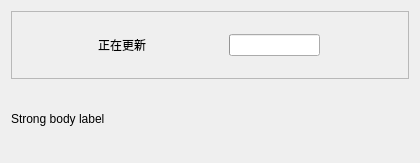
<?xml version="1.0" encoding="UTF-8"?>
<ui version="4.0">
 <class>JBL_Updata</class>
 <widget class="QWidget" name="JBL_Updata">
  <property name="geometry">
   <rect>
    <x>0</x>
    <y>0</y>
    <width>420</width>
    <height>163</height>
   </rect>
  </property>
  <property name="sizePolicy">
   <sizepolicy hsizetype="Fixed" vsizetype="Fixed">
    <horstretch>0</horstretch>
    <verstretch>0</verstretch>
   </sizepolicy>
  </property>
  <property name="minimumSize">
   <size>
    <width>420</width>
    <height>163</height>
   </size>
  </property>
  <property name="maximumSize">
   <size>
    <width>420</width>
    <height>163</height>
   </size>
  </property>
  <property name="windowTitle">
   <string>Form</string>
  </property>
  <layout class="QVBoxLayout" name="verticalLayout">
   <item>
    <widget class="QFrame" name="frame">
     <property name="styleSheet">
      <string notr="true"/>
     </property>
     <property name="frameShape">
      <enum>QFrame::StyledPanel</enum>
     </property>
     <property name="frameShadow">
      <enum>QFrame::Raised</enum>
     </property>
     <layout class="QHBoxLayout" name="horizontalLayout">
      <item>
       <widget class="DisplayLabel" name="DisplayLabel">
        <property name="sizePolicy">
         <sizepolicy hsizetype="Fixed" vsizetype="Fixed">
          <horstretch>0</horstretch>
          <verstretch>0</verstretch>
         </sizepolicy>
        </property>
        <property name="text">
         <string>正在更新</string>
        </property>
       </widget>
      </item>
      <item>
       <widget class="ProgressRing" name="ProgressRing">
        <property name="sizePolicy">
         <sizepolicy hsizetype="Fixed" vsizetype="Fixed">
          <horstretch>0</horstretch>
          <verstretch>0</verstretch>
         </sizepolicy>
        </property>
        <property name="strokeWidth">
         <number>6</number>
        </property>
       </widget>
      </item>
     </layout>
    </widget>
   </item>
   <item>
    <widget class="StrongBodyLabel" name="StrongBodyLabel">
     <property name="text">
      <string>Strong body label</string>
     </property>
    </widget>
   </item>
  </layout>
 </widget>
 <customwidgets>
  <customwidget>
   <class>StrongBodyLabel</class>
   <extends>QLabel</extends>
   <header>qfluentwidgets</header>
  </customwidget>
  <customwidget>
   <class>DisplayLabel</class>
   <extends>QLabel</extends>
   <header>qfluentwidgets</header>
  </customwidget>
  <customwidget>
   <class>ProgressBar</class>
   <extends>QProgressBar</extends>
   <header>qfluentwidgets</header>
  </customwidget>
  <customwidget>
   <class>ProgressRing</class>
   <extends>ProgressBar</extends>
   <header>qfluentwidgets</header>
  </customwidget>
 </customwidgets>
 <resources/>
 <connections/>
</ui>
